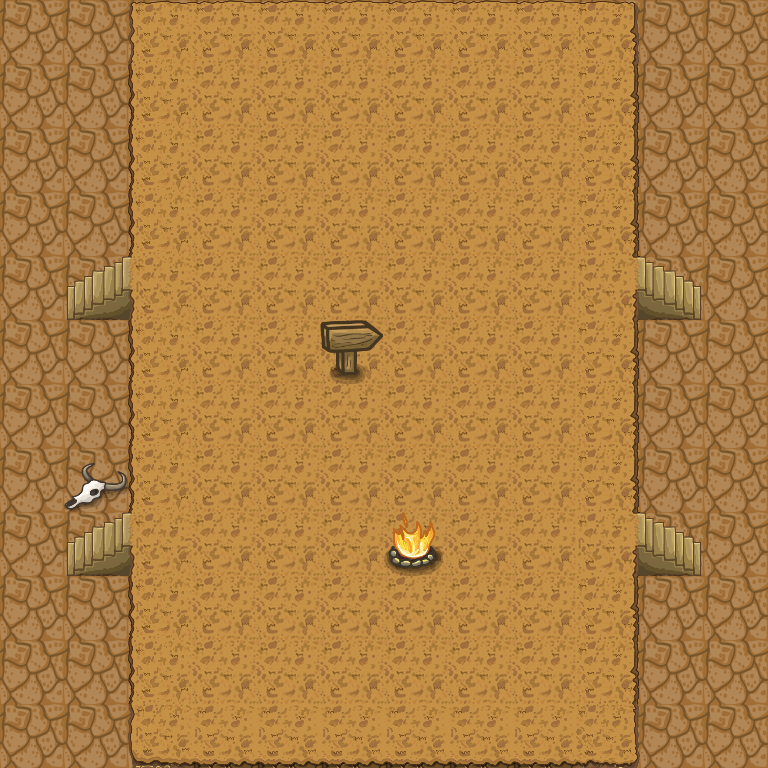

A level layout from a 2D game, rendered from its tile map. Below: a short description, then the map file with its tile-grid data intact:
An orthogonal 12x12 tile map with 64x64 px tiles, 3 tile layers (ground, road, objects) and 35 objects (32x wall, 3x obstacle).

<map version="1.2" tiledversion="1.3.4" orientation="orthogonal" renderorder="right-down" width="12" height="12" tilewidth="64" tileheight="64" infinite="0" nextlayerid="7" nextobjectid="48">
 <tileset firstgid="1" source="tiles.tsx" />
 <layer id="1" name="ground" width="12" height="12">
  <data encoding="csv">
11,11,11,11,11,11,11,11,11,11,11,11,
11,11,11,11,11,11,11,11,11,11,11,11,
11,11,11,11,11,11,11,11,11,11,11,11,
11,11,11,11,11,11,11,11,11,11,11,11,
11,11,11,11,11,11,11,11,11,11,11,11,
11,11,11,11,11,11,11,11,11,11,11,11,
11,11,11,11,11,11,11,11,11,11,11,11,
11,11,11,11,11,11,11,11,11,11,11,11,
11,11,11,11,11,11,11,11,11,11,11,11,
11,11,11,11,11,11,11,11,11,11,11,11,
11,11,11,11,11,11,11,11,11,11,11,11,
11,11,11,11,11,11,11,11,11,11,11,11
</data>
 </layer>
 <layer id="3" name="road" width="12" height="12">
  <data encoding="csv">
0,0,45,46,46,46,46,46,46,47,0,0,
0,0,51,34,34,34,34,34,34,52,0,0,
0,0,51,34,34,34,34,34,34,52,0,0,
0,0,51,34,34,34,34,34,34,52,0,0,
0,43,36,34,34,34,34,34,34,37,44,0,
0,0,51,34,34,34,34,34,34,52,0,0,
0,0,51,34,34,34,34,34,34,52,0,0,
0,0,51,34,34,34,34,34,34,52,0,0,
0,43,36,34,34,34,34,34,34,37,44,0,
0,0,51,34,34,34,34,34,34,52,0,0,
0,0,51,34,34,34,34,34,34,52,0,0,
0,0,48,53,53,53,53,53,53,50,0,0
</data>
 </layer>
 <layer id="2" name="objects" width="12" height="12">
  <data encoding="csv">
0,0,0,0,0,0,0,0,0,0,0,0,
0,0,0,0,0,0,0,0,0,0,0,0,
0,0,0,0,0,0,0,0,0,0,0,0,
0,0,0,0,0,0,0,0,0,0,0,0,
0,0,0,0,0,0,0,0,0,0,0,0,
0,0,0,0,0,57,0,0,0,0,0,0,
0,0,0,0,0,0,0,0,0,0,0,0,
0,40,0,0,0,0,0,0,0,0,0,0,
0,0,0,0,0,0,38,0,0,0,0,0,
0,0,0,0,0,0,0,0,0,0,0,0,
0,0,0,0,0,0,0,0,0,0,0,0,
0,0,0,0,0,0,0,0,0,0,0,0
</data>
 </layer>
 <objectgroup id="6" name="obstacles" visible="0">
  <object id="1" name="wall" x="128" y="64" width="64" height="64" />
  <object id="3" name="wall" x="320" y="0" width="64" height="64" />
  <object id="5" name="wall" x="384" y="0" width="64" height="64" />
  <object id="9" name="wall" x="448" y="0" width="64" height="64" />
  <object id="15" name="obstacle" x="320" y="320" width="64" height="64" />
  <object id="16" name="obstacle" x="64" y="448" width="64" height="64" />
  <object id="17" name="obstacle" x="384" y="512" width="64" height="64" />
  <object id="18" name="wall" x="576" y="0" width="64" height="64" />
  <object id="19" name="wall" x="512" y="0" width="64" height="64" />
  <object id="20" name="wall" x="128" y="640" width="64" height="64" />
  <object id="21" name="wall" x="192" y="704" width="64" height="64" />
  <object id="22" name="wall" x="256" y="704" width="64" height="64" />
  <object id="23" name="wall" x="320" y="704" width="64" height="64" />
  <object id="24" name="wall" x="384" y="704" width="64" height="64" />
  <object id="25" name="wall" x="576" y="640" width="64" height="64" />
  <object id="26" name="wall" x="448" y="704" width="64" height="64" />
  <object id="27" name="wall" x="512" y="704" width="64" height="64" />
  <object id="29" name="wall" x="128" y="320" width="64" height="64" />
  <object id="30" name="wall" x="128" y="384" width="64" height="64" />
  <object id="31" name="wall" x="128" y="448" width="64" height="64" />
  <object id="32" name="wall" x="128" y="576" width="64" height="64" />
  <object id="33" name="wall" x="128" y="704" width="64" height="64" />
  <object id="34" name="wall" x="576" y="704" width="64" height="64" />
  <object id="35" name="wall" x="576" y="448" width="64" height="64" />
  <object id="36" name="wall" x="576" y="576" width="64" height="64" />
  <object id="37" name="wall" x="576" y="384" width="64" height="64" />
  <object id="38" name="wall" x="576" y="320" width="64" height="64" />
  <object id="39" name="wall" x="576" y="64" width="64" height="64" />
  <object id="40" name="wall" x="576" y="128" width="64" height="64" />
  <object id="41" name="wall" x="576" y="192" width="64" height="64" />
  <object id="43" name="wall" x="256" y="0" width="64" height="64" />
  <object id="44" name="wall" x="192" y="0" width="64" height="64" />
  <object id="45" name="wall" x="128" y="0" width="64" height="64" />
  <object id="46" name="wall" x="128" y="128" width="64" height="64" />
  <object id="47" name="wall" x="128" y="192" width="64" height="64" />
 </objectgroup>
</map>
